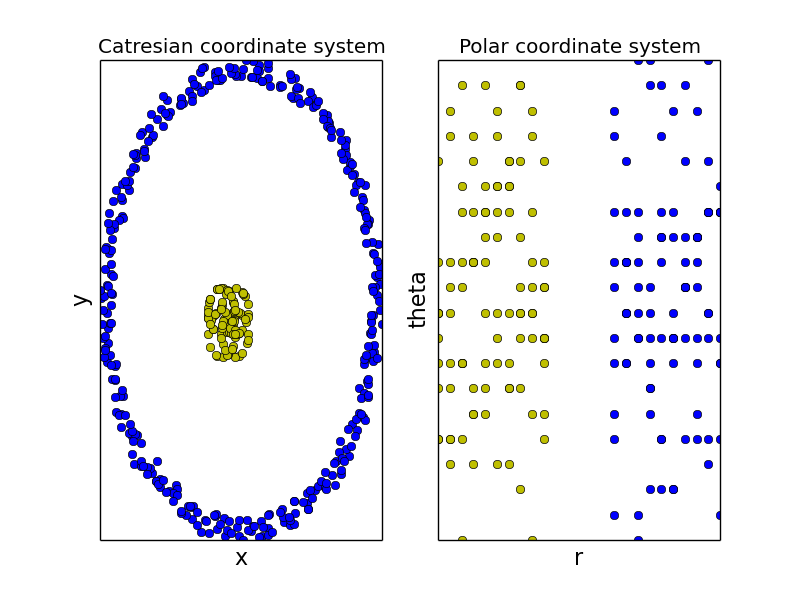

Write Python code to recreate this figure.
#!/usr/bin/env python2

import random
from matplotlib import pyplot as plt
import numpy as np

"""
Parametric equation of the circle:
- x = a + r * cost
- y = a + r * sint
"""
r = 10
a = 10
b = 10

x = []
y = []

for i in range(360):
    x.append( r * np.cos(i) + random.random() + a)
    y.append( r * np.sin(i) + random.random() + b)

x2 = []
y2 = []

for i in range(100):
    x2.append( 1 * np.cos(i) + random.randrange(-1, 1) + a)
    y2.append( 1 * np.sin(i) + random.randrange(-1, 1) + b)

plt.figure(1)
plt.subplot(121)
cur_axes = plt.gca()
cur_axes.axes.get_xaxis().set_ticks([])
cur_axes.axes.get_yaxis().set_ticks([])
plt.plot(x, y, ' bo')
plt.plot(x2, y2, 'yo')
plt.xlabel('x', fontsize=16)
plt.ylabel('y', fontsize=16)
plt.title('Catresian coordinate system')

plt.subplot(122)
cur_axes = plt.gca()
cur_axes.axes.get_xaxis().set_ticks([])
cur_axes.axes.get_yaxis().set_ticks([])

x = []
y = []

for i in range(10):
    for j in range(10):
        x.append(random.randrange(0, 1) + i)
        y.append(random.randrange(0, 11) + j)

x2 = []
y2 = []

for i in range(10):
    for j in range(10):
        x2.append(random.randrange(0, 1) + i + 15)
        y2.append(random.randrange(0, 11) + j)

plt.plot(x, y, 'yo')
plt.plot(x2, y2, 'bo')
plt.xlabel('r', fontsize=16)
plt.ylabel('theta', fontsize=16)
plt.title('Polar coordinate system')

plt.savefig('plot1.png')

plt.show()
